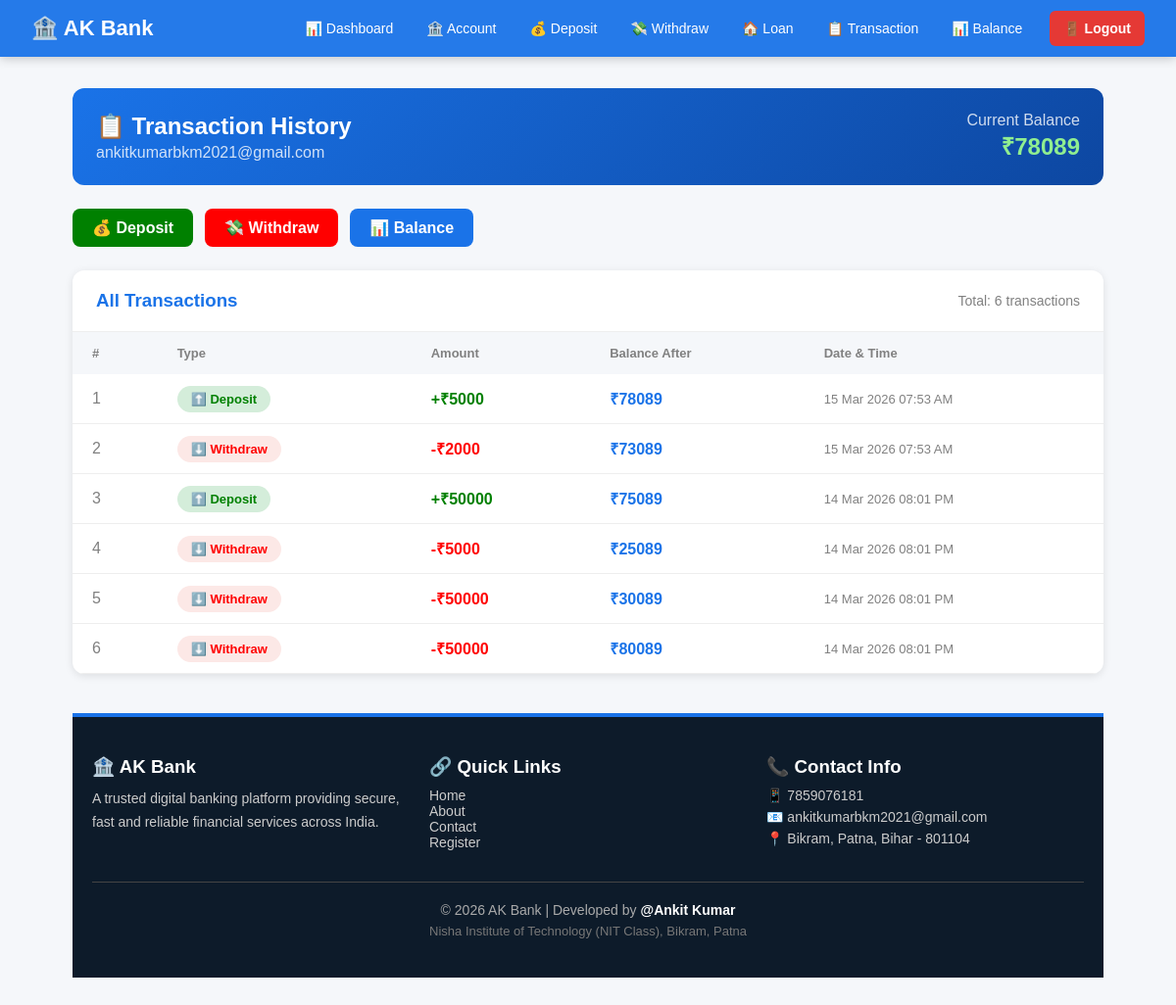
Screenshot of /transaction/ (signed in) with the database file from the repository.
### bank/models.py (models this page shows, shortened)
class user(models.Model):
    email = models.EmailField(max_length=100)
    password = models.CharField(max_length=100)

class BankAccount(models.Model):
    user = models.ForeignKey('user', on_delete=models.CASCADE, null=True)
    account_no = models.IntegerField()
    name = models.CharField(max_length=100)
    account_type = models.CharField(max_length=50)
    branch = models.CharField(max_length=100)
    balance = models.IntegerField()

class Transaction(models.Model):
    TRANSACTION_TYPES = [
        ('deposit', 'Deposit'),
        ('withdraw', 'Withdraw'),
    ]
    user = models.ForeignKey('user', on_delete=models.CASCADE, null=True)
    account = models.ForeignKey('BankAccount', on_delete=models.CASCADE, null=True)
    transaction_type = models.CharField(max_length=10, choices=TRANSACTION_TYPES)
    amount = models.IntegerField()
    balance_after = models.IntegerField()
    date = models.DateTimeField(auto_now_add=True)

### bank/views.py (the view)
# urls.py: path('transaction/', views.transaction, name='transaction'),  # ← ADD ✅
def transaction(req):
    if not req.session.get('user_id'):
        return redirect('bank:signin')
    user_id = req.session['user_id']
    current_user = user.objects.get(id=user_id)
    account = BankAccount.objects.filter(user_id=user_id).first()
    transactions = Transaction.objects.filter(
        user_id=user_id
    ).order_by('-date')
    return render(req, 'bank/transaction.html', {
        'transactions': transactions,
        'account': account,
        'current_user': current_user
    })

### bank/templates/bank/transaction.html (shortened to what this page needs)
{% extends 'bank/master.html' %}
{% block content %}
<div style="background:linear-gradient(135deg,#1a73e8,#0d47a1);
            color:white;padding:24px;border-radius:12px;
            margin-bottom:24px;display:flex;
            justify-content:space-between;align-items:center">
    <div>
        <h2 style="margin:0">📋 Transaction History</h2>
        <p style="opacity:0.8;margin-top:4px">
            {{ current_user.email }}
        </p>
    </div>
    <div style="text-align:right">
        <p style="margin:0;opacity:0.8">Current Balance</p>
        <h2 style="margin:0;color:#90EE90">
            ₹{{ account.balance }}
        </h2>
    </div>
</div>
<div style="display:flex;gap:12px;margin-bottom:24px">
    <a href="{% url 'bank:deposit' %}"
       style="background:green;color:white;padding:10px 20px;
              border-radius:8px;text-decoration:none;font-weight:bold">
        💰 Deposit
    </a>
    <a href="{% url 'bank:withdraw' %}"
       style="background:red;color:white;padding:10px 20px;
              border-radius:8px;text-decoration:none;font-weight:bold">
        💸 Withdraw
    </a>
    <a href="{% url 'bank:balance' %}"
       style="background:#1a73e8;color:white;padding:10px 20px;
              border-radius:8px;text-decoration:none;font-weight:bold">
        📊 Balance
    </a>
</div>
<div style="background:white;border-radius:12px;
            box-shadow:0 2px 8px rgba(0,0,0,0.1);overflow:hidden">
    <div style="padding:20px 24px;border-bottom:1px solid #eee;
                display:flex;justify-content:space-between;align-items:center">
        <h3 style="margin:0;color:#1a73e8">All Transactions</h3>
        <span style="color:gray;font-size:14px">
            Total: {{ transactions.count }} transactions
        </span>
    </div>
    {% if transactions %}
    <table style="width:100%;border-collapse:collapse">
        <thead>
            <tr style="background:#f5f7fa">
                <th style="padding:14px 20px;text-align:left;
                           color:gray;font-size:13px">
                    #
                </th>
                <th style="padding:14px 20px;text-align:left;
                           color:gray;font-size:13px">
                    Type
                </th>
                <th style="padding:14px 20px;text-align:left;
                           color:gray;font-size:13px">
                    Amount
                </th>
                <th style="padding:14px 20px;text-align:left;
                           color:gray;font-size:13px">
                    Balance After
                </th>
                <th style="padding:14px 20px;text-align:left;
                           color:gray;font-size:13px">
                    Date & Time
                </th>
            </tr>
        </thead>
        <tbody>
            {% for t in transactions %}
            <tr style="border-bottom:1px solid #eee">
                <td style="padding:14px 20px;color:gray">
                    {{ forloop.counter }}
                </td>
                <td style="padding:14px 20px">
                    {% if t.transaction_type == 'deposit' %}
                        <span style="background:#d4edda;color:green;
                                     padding:6px 14px;border-radius:20px;
                                     font-size:13px;font-weight:bold">
                            ⬆️ Deposit
                        </span>
                    {% else %}
                        <span style="background:#fce8e6;color:red;
                                     padding:6px 14px;border-radius:20px;
                                     font-size:13px;font-weight:bold">
                            ⬇️ Withdraw
                        </span>
                    {% endif %}
                </td>
                <td style="padding:14px 20px;font-weight:bold;font-size:16px">
                    {% if t.transaction_type == 'deposit' %}
                        <span style="color:green">+₹{{ t.amount }}</span>
                    {% else %}
                        <span style="color:red">-₹{{ t.amount }}</span>
                    {% endif %}
                </td>
                <td style="padding:14px 20px;font-weight:bold;color:#1a73e8">
                    ₹{{ t.balance_after }}
                </td>
                <td style="padding:14px 20px;color:gray;font-size:13px">
                    {{ t.date|date:"d M Y" }} {{ t.date|time:"h:i A" }}
                </td>
            </tr>
            {% endfor %}
        </tbody>
    </table>
    {% endif %}
</div>
<footer style="background:#0d1b2a;color:#ccc;padding:40px 20px;
               border-top:4px solid #1a73e8;margin-top:40px">
    <div style="display:grid;grid-template-columns:repeat(3,1fr);
                gap:20px;max-width:1100px;margin:auto">
        <div>
            <h3 style="color:white;margin-bottom:10px">🏦 AK Bank</h3>
            <p style="font-size:14px;line-height:1.7">
                A trusted digital banking platform providing secure,
                fast and reliable financial services across India.
            </p>
        </div>
        <div>
            <h3 style="color:white;margin-bottom:10px">🔗 Quick Links</h3>
            <ul style="list-style:none;padding:0;font-size:14px">
                <li><a href="/" style="color:#ccc;text-decoration:none">Home</a></li>
                <li><a href="{% url 'bank:about' %}" style="color:#ccc;text-decoration:none">About</a></li>
                <li><a href="{% url 'bank:contact' %}" style="color:#ccc;text-decoration:none">Contact</a></li>
                <li><a href="{% url 'bank:signup' %}" style="color:#ccc;text-decoration:none">Register</a></li>
            </ul>
        </div>
        <div>
            <h3 style="color:white;margin-bottom:10px">📞 Contact Info</h3>
            <p style="font-size:14px;margin:6px 0">📱 7859076181</p>
            <p style="font-size:14px;margin:6px 0">
                📧 ankitkumarbkm2021@gmail.com
            </p>
            <p style="font-size:14px;margin:6px 0">
                📍 Bikram, Patna, Bihar - 801104
            </p>
        </div>
    </div>
    <div style="text-align:center;margin-top:30px;
                border-top:1px solid #444;padding-top:20px">
        <p style="font-size:14px;color:#aaa">
            © 2026 AK Bank | Developed by <b style="color:white">@Ankit Kumar</b>
        </p>
        <p style="font-size:13px;color:#777;margin-top:6px">
            Nisha Institute of Technology (NIT Class), Bikram, Patna
        </p>
    </div>
</footer>
{% endblock %}

### bank/templates/bank/master.html (shortened to what this page needs)
<!DOCTYPE html>
<html>
<head>
</head>
<body>
{% if request.session.user_id %}
<nav class="dash-navbar">
    <a href="{% url 'bank:index' %}" class="brand">🏦 AK Bank</a>
    <div class="links">
        <a href="{% url 'bank:index' %}">📊 Dashboard</a>
        <a href="{% url 'bank:account' %}">🏦 Account</a>
        <a href="{% url 'bank:deposit' %}">💰 Deposit</a>
        <a href="{% url 'bank:withdraw' %}">💸 Withdraw</a>
        <a href="{% url 'bank:loan' %}">🏠 Loan</a>
        <a href="{% url 'bank:transaction' %}">📋 Transaction</a>
        <a href="{% url 'bank:balance' %}">📊 Balance</a>
        <a href="{% url 'bank:logout' %}" class="btn-logout-nav">🚪 Logout</a>
    </div>
</nav>
{% endif %}
<div class="container">
    {% block content %}{% endblock %}

### bank/templates/bank/master.html (style rules this page uses)
* { margin:0; padding:0; box-sizing:border-box; }
body { font-family:Arial,sans-serif; background:#f5f7fa; }
.public-navbar, .dash-navbar { position: sticky; top: 0; z-index: 1000; display:flex; justify-content:space-between; align-items:center; padding:0 32px; backdrop-filter: blur(10px); box-shadow:0 2px 10px rgba(0,0,0,0.2); }
.dash-navbar { background:rgba(26,115,232,0.95); }
.brand { color:white; font-size:22px; font-weight:bold; text-decoration:none; padding:16px 0; }
.links { display:flex; gap:6px; align-items:center; }
.links a { color:white; text-decoration:none; padding:10px 14px; border-radius:6px; font-size:14px; transition:0.3s; }
.btn-logout-nav { background:#e53935 !important; font-weight:bold; margin-left:8px; }
.container { max-width:1100px; margin:32px auto; padding:0 24px; }
footer { background:#0d1b2a; color:#ccc; padding:40px 20px; border-top:4px solid #1a73e8; margin-top:40px; }
footer h3 { color:white; margin-bottom:10px; }
footer p, footer a { font-size:14px; color:#ccc; text-decoration:none; }

### rows the page displays
user: email "ankitkumarbkm2021@gmail.com"
BankAccount: balance "78089"
Transaction: transaction_type "⬆️ Deposit", amount "5000", balance_after "78089", date "15 Mar 2026", date "07:53 AM"
Transaction: transaction_type "⬇️ Withdraw", amount "2000", balance_after "73089", date "15 Mar 2026", date "07:53 AM"
Transaction: transaction_type "⬆️ Deposit", amount "50000", balance_after "75089", date "14 Mar 2026", date "08:01 PM"
Transaction: transaction_type "⬇️ Withdraw", amount "5000", balance_after "25089", date "14 Mar 2026", date "08:01 PM"
Transaction: transaction_type "⬇️ Withdraw", amount "50000", balance_after "30089", date "14 Mar 2026", date "08:01 PM"
Transaction: transaction_type "⬇️ Withdraw", amount "50000", balance_after "80089", date "14 Mar 2026", date "08:01 PM"

### other values shown
{{ transactions.count }} "6"
